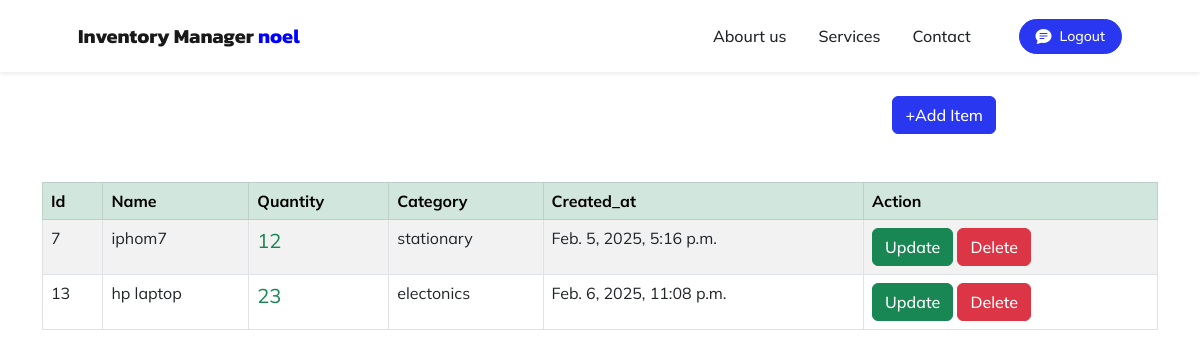
The app's page /dashboard (signed in) with its own data.
### invetory/models.py (models this page shows, shortened)
class Inventory(models.Model):
    name=models.CharField(max_length=100)
    quantity=models.IntegerField()
    category=models.ForeignKey(Category, on_delete=models.CASCADE)
    created=models.DateTimeField(auto_now_add=True)
    user=models.ForeignKey(User,on_delete=models.CASCADE)

class Category(models.Model):
    name=models.CharField(max_length=100)
    class Meta:
        verbose_name_plural='categories'
    def __str__(self):
        return self.name

### invetory/views.py (the view)
# urls.py: path('dashboard',views.dashboard, name='dashboard'),
def dashboard(request):
    items=Inventory.objects.filter(user=request.user).order_by('id')
    low_invetory=Inventory.objects.filter(
        user=request.user,
        quantity__lte= LOW_QUANTITY
    )
    if low_invetory.count()>0:
        if low_invetory.count()>1:
             messages.success(request,f'{low_invetory.count()} item have low inventory')
        else:
            messages.success(request, f'{low_invetory.count()},Item has low inventory')
    low_invetory_ids=Inventory.objects.filter(
        user=request.user,
        quantity__lte=LOW_QUANTITY
    ).values_list('id',flat=True)
    return render(request,'dashboard.html',{'items':items,'low_invetory_ids':low_invetory_ids})

### invetory/templates/dashboard.html
{%  extends 'base.html' %}
{%load static%}
{% block content%}
<div class="row">
    <div class="col-md-10 col-12 mx-auto-5">
        <div class="d-flex justify-content-end">
            <a href="{%url 'add'%}" class="btn btn-primary" style="float: right;">+Add Item</a>
        </div>
    </div>
</div>
<br><br>
<div class="container">
    <table class="table table-striped table-hover table-bordered ">
        <thead class="table-success">
          <tr>
              <th scope="col">Id</th>
              <th scope="col">Name</th>
              <th scope="col">Quantity</th>
              <th scope="col">Category</th>
              <th scope="col">Created_at</th>
              <th scope="col">Action</th>
          </tr>
        </thead>
        <tbody>
       {% if items%}
            {%for item in items%}
          <tr>
               <td>{{item.id}}</td>
              <td>{{item.name}}</td>
              {%if item.id in low_invetory_ids%}
              <td class="text-danger" style="font-size: 20px;">{{item.quantity}}</td>
              {%else%}
              <td class="text-success" style="font-size: 20px;">{{item.quantity}}</td>
              {%endif%}
              <td>{{item.category}}</td>
              <td>{{item.created}}</td>
              <td>
                <a href="{%url 'update' item.id%}" class="btn btn-success">Update</a>
                <a href="{%url 'delete' item.id%}" class="btn btn-danger">Delete</a>
            </td>
          </tr>
        {%endfor%}
       {%endif%}
        </tbody>
      </table>
</div>
{%endblock%}

### invetory/templates/nav.html (shortened to what this page needs)
<nav class="navbar navbar-expand-lg navbar-light fixed-top shadow-sm" id="mainNav">
    <div class="container px-5">
        <a class="navbar-brand fw-bold" href="#page-top"> Inventory Manager  <span style="font-size: 20px; color: blue;">{{user.username}}</span></a>
        <div class="collapse navbar-collapse" id="navbarResponsive">
            <ul class="navbar-nav ms-auto me-4 my-3 my-lg-0">
                <li class="nav-item"><a class="nav-link me-lg-3" href="{%url 'about' %}">Abourt us</a></li>
                <li class="nav-item"><a class="nav-link me-lg-3" href="{%url 'service'%}">Services</a></li>
                <li class="nav-item"><a class="nav-link me-lg-3" href="{%url 'contact'%}">Contact</a></li>
            </ul>
            {%if user.is_authenticated%}
            <a href="{%url 'logout' %}" style="text-decoration: none;"><button class="btn btn-primary rounded-pill px-3 mb-2 mb-lg-0" data-bs-toggle="modal" data-bs-target="#feedbackModal">
                <span class="d-flex align-items-center">
                    <i class="bi-chat-text-fill me-2"></i>
                    <span class="small">Logout</span>
                </span>
            </button>
        </a>
    {%endif%}
        </div>
    </div>
</nav>

### records on screen
Inventory: id "7", name "iphom7", quantity "12", category "stationary", created "Feb. 5, 2025, 5:16 p.m."
Inventory: id "13", name "hp laptop", quantity "23", category "electonics", created "Feb. 6, 2025, 11:08 p.m."

### other values on screen
{{ user.username }} "noel"
